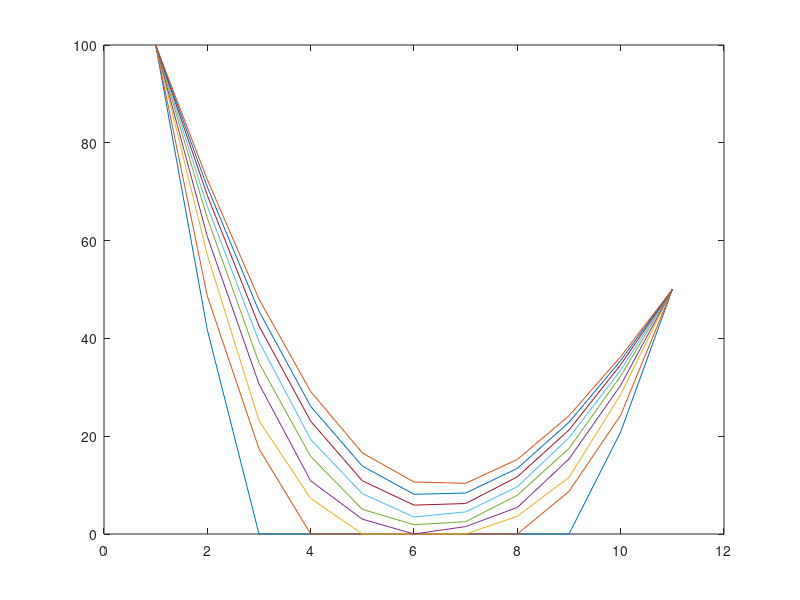

This figure's MATLAB source:
clear all;
clc;

Cp = 0.2174;
ro = 2.7;
k = 0.49;
delta_x = 1; % total length 10 cm so division 0 2 4 6 8 10
delta_t = 0.5; % total time 9 sec so division 1 2 3 4 5 6 7 8 9 
total_length=10;
total_time = 10; 
xdiv = total_length/delta_x + 1;
tdiv = total_time/delta_t;
% gamma = alpha*(delta_t)/(delta_x)^2
alpha = k/(Cp*ro) ;
gamma = alpha*(delta_t)/(delta_x)^2 ;

T = zeros(tdiv,xdiv);
T(:,1) = 100; 
T(:,xdiv) = 50;

for i=2:tdiv-1
    for j=2:xdiv-1
        T(i,j) = T(i-1,j) + gamma*(T(i-1,j+1)- 2*(T(i-1,j)) + T(i-1,j-1));
    end
end
T
plot(T(2:xdiv-1,:)')



